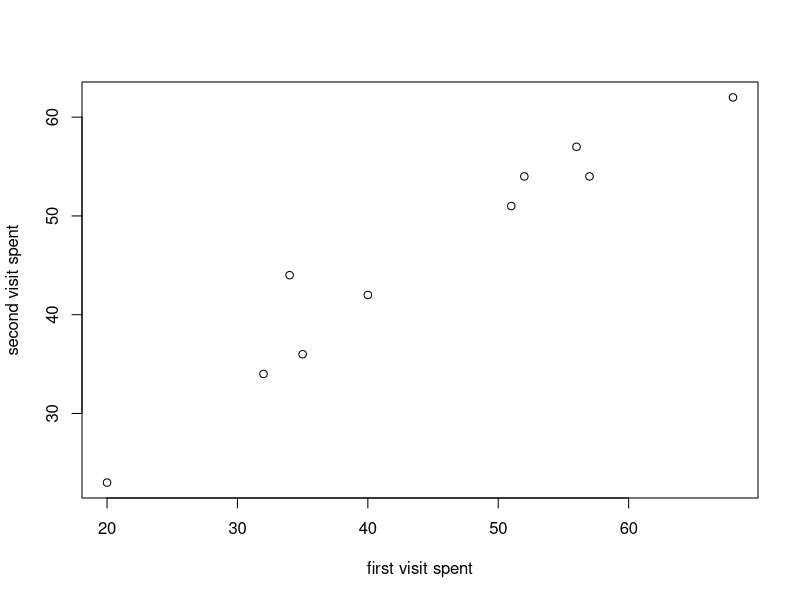
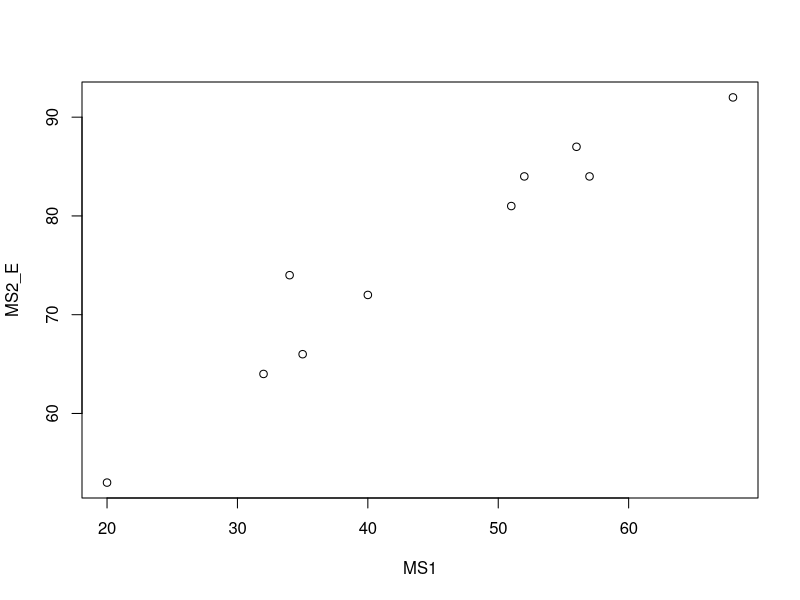
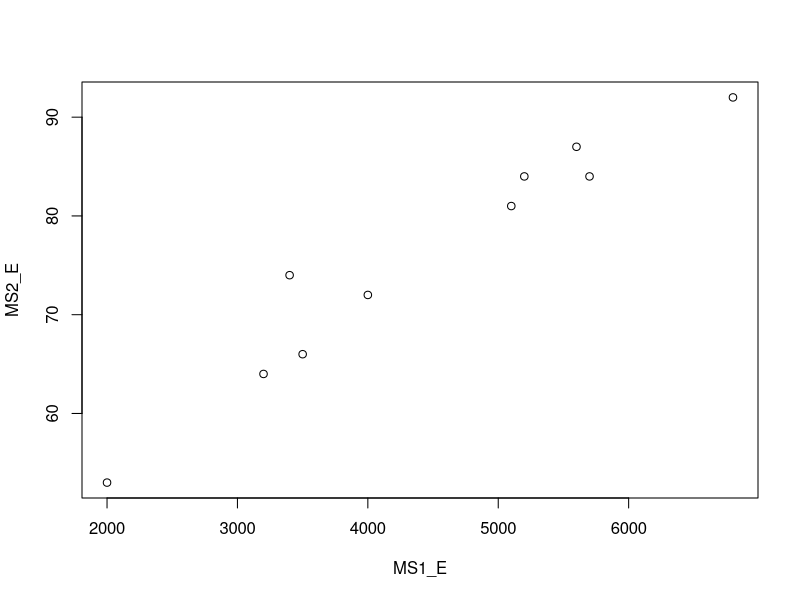
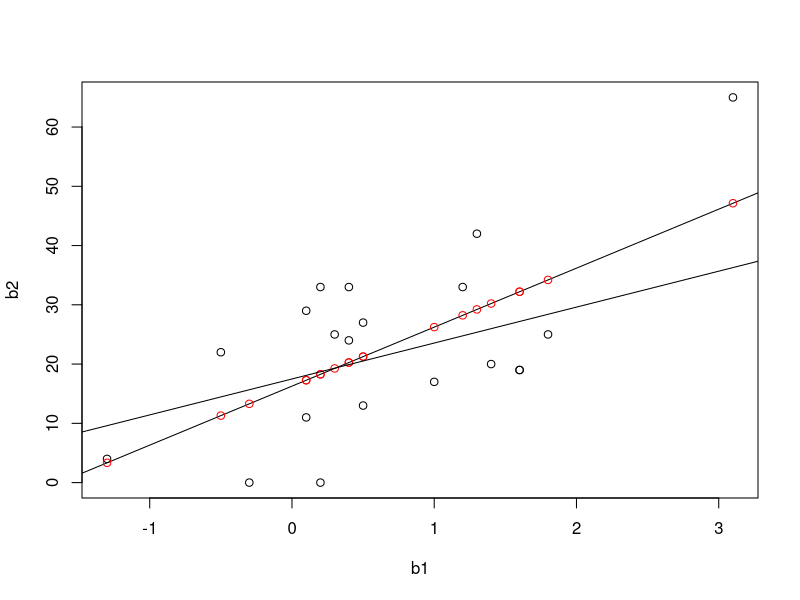

These figures' R source, in order:
##2
MS1 <- c(20,32,35,34,40,51,52,56,57,68)
MS2 <- c(23,34,36,44,42,51,54,57,54,62)
#a
plot(MS1, MS2, xlab="first visit spent", ylab="second visit spent")
#b
#There is a strong positive relationship in money spent on first vist and second visit.
#c
corr <- cor(MS1, MS2)  # 0.9690331
# se of p is sqrt((1-r2)/(n-2))

#d
SE <- sqrt((1-corr^2)/length(MS1-2))

#e
cor.t <- cor.test(MS1, MS2)
cor.t$conf.int

##3
#a
MS2_E <- MS2 + 30
MS2_E
plot(MS1,MS2_E)
corr2 <- cor(MS1, MS2_E)  # 0.9690331
corr2  
# There is no difference if $30 add to money spent on second visit.
#b
MS1_E <- MS1*100
MS1_E
plot(MS1_E,MS2_E)
corr3 <- cor(MS1_E, MS2_E)
corr3
# There is no difference if money spent on first visit is multiplied to 100


##4

b1 <- c(-1.3,-0.5,-0.3,0.2,0.1,0.5,1.0,0.3,0.4,0.5,0.1,0.2,0.4,1.3,1.2,1.4,1.6,1.6,1.8,3.1)
b2 <- c(4,22,0,0,11,13,17,25,24,27,29,33,33,42,33,20,19,19,25,65)
plot (b1, b2)

#b, mortality = 16.37 + 10.26*
m <- lm(b2~b1)   # lm(y~x) ; y is response var
abline(m)  # make a line 
m

#c
#H0 : home range size does not predict infant mortality (beta =0)
#Ha :                 does predict                      (beta !=0)
#answer : b = 9.955, a=16.280, Se = 2.766, t=3.6, df=18, P=0.002

summary(m)
a <- m$coefficients[1]
b <- m$coefficients[2]
a
b


# predicted values vs actual values
b3 <- mat.or.vec(20,1)
for (i in 1:length(b3)){
  b3[i] = b*b1[i]+ a
  }
points(b1,b3,col="red")


#d
b1_n <- c(-1.3,-0.5,-0.3,0.2,0.1,0.5,1.0,0.3,0.4,0.5,0.1,0.2,0.4,1.3,1.2,1.4,1.6,1.6,1.8)
b2_n <- c(4,22,0,0,11,13,17,25,24,27,29,33,33,42,33,20,19,19,25)
m_n <- lm(b2_n~b1_n)   # lm(y~x) ; y is response var
abline(m_n)
summary(m_n)